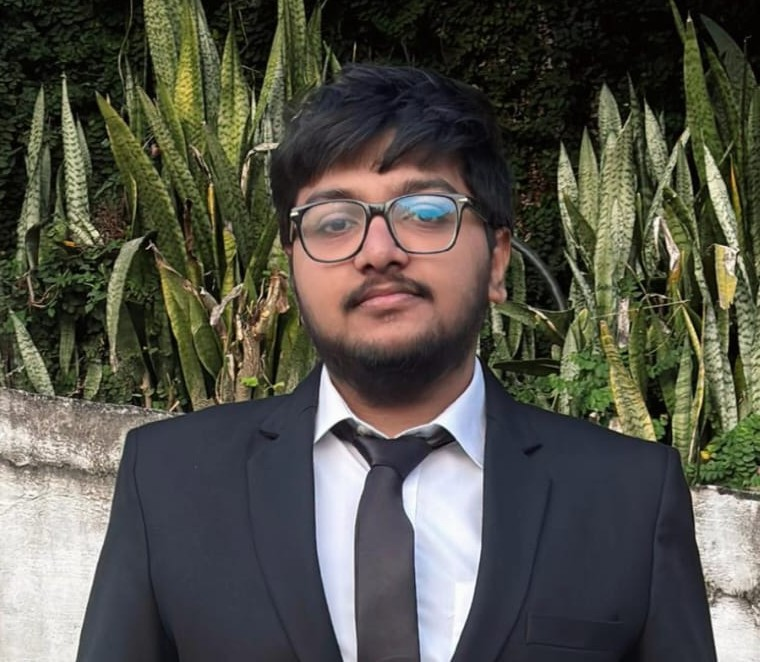
#> input picture all methods/test_image.jpeg, 760 x 662 px
$ python arnoldDwt.py
#> lines starting #> are read from the running program, lines starting #| are printed output that depends on the picture
import numpy as np
import pywt
import cv2
from PIL import Image

def arnold_transform(img, iterations):
    N = img.shape[0]
    scrambled_img = np.copy(img)
    for _ in range(iterations):
        temp_img = np.copy(scrambled_img)
        for x in range(N):
            for y in range(N):
                x_new = (x + y) % N
                y_new = (x + 2 * y) % N
                scrambled_img[x_new, y_new] = temp_img[x, y]
    return scrambled_img

def inverse_arnold_transform(img, iterations):
    N = img.shape[0]
    descrambled_img = np.copy(img)
    for _ in range(iterations):
        temp_img = np.copy(descrambled_img)
        for x in range(N):
            for y in range(N):
                x_new = (2 * x - y) % N
                y_new = (-x + y) % N
                descrambled_img[x_new, y_new] = temp_img[x, y]
    return descrambled_img

def logistic_map(size, key):
    r = 3.99
    x = key
    chaos_seq = np.zeros(size)
    for i in range(size):
        x = r * x * (1 - x)
        chaos_seq[i] = x
    return (chaos_seq * 255).astype(np.uint8)

def encrypt_image(image_path, key, iterations):
#> called with image_path = 'test_image.jpeg', key = 0.618, iterations = 10
    img = cv2.imread(image_path, cv2.IMREAD_GRAYSCALE)
#> img: shape (662, 760); min 0, max 255, mean 82.3
    rows, cols = img.shape
#> rows = 662; cols = 760

    scrambled = arnold_transform(img, iterations)
#> after the loop in arnold_transform, `for _ in range(iterations):`:
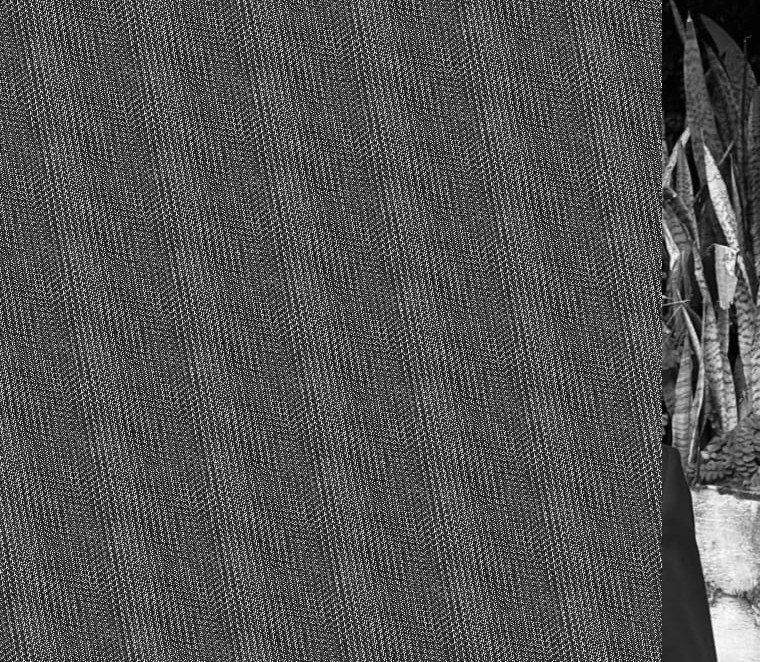
#> scrambled_img: shape (662, 760); min 0, max 255, mean 82.3

    LL, (LH, HL, HH) = pywt.dwt2(scrambled.astype(np.float64), 'db4')
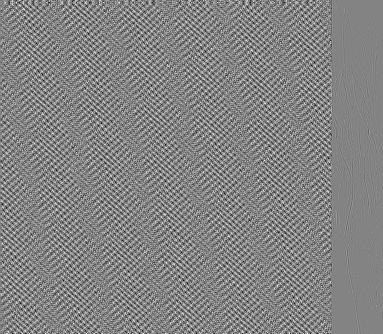
#> HL: shape (334, 383) float64; min -263.2, max 247.1, mean -0.1; drawn with min black and max white
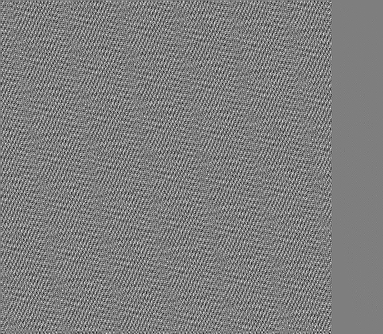
#> HH: shape (334, 383) float64; min -231.2, max 234.5, mean 0; drawn with min black and max white

    chaos_seq = logistic_map(rows * cols, key).reshape(rows, cols)
    LL_encrypted = np.bitwise_xor(LL.astype(np.uint8), chaos_seq[:LL.shape[0], :LL.shape[1]])

    encrypted_img = pywt.idwt2((LL_encrypted.astype(np.float64), (LH, HL, HH)), 'db4')
    encrypted_img = np.clip(encrypted_img, 0, 255).astype(np.uint8)
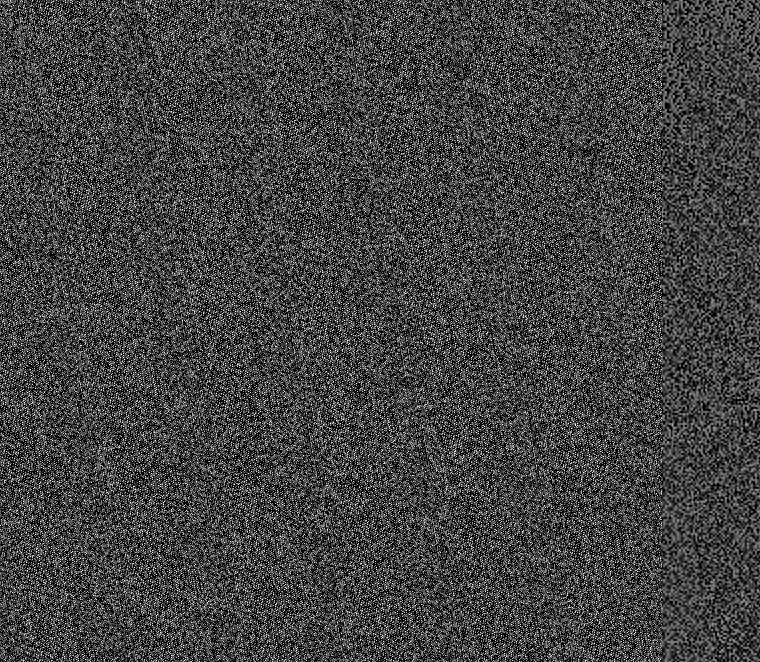
#> encrypted_img: shape (662, 760); min 0, max 255, mean 67

    cv2.imwrite('encrypted_image.png', encrypted_img)
    return encrypted_img

def decrypt_image(encrypted_img, key, iterations):
#> called with encrypted_img = 'encrypted_image.png', key = 0.618, iterations = 10
    if isinstance(encrypted_img, str):
        encrypted_img = cv2.imread(encrypted_img, cv2.IMREAD_GRAYSCALE)

    rows, cols = encrypted_img.shape
#> rows = 662; cols = 760
    LL_encrypted, (LH, HL, HH) = pywt.dwt2(encrypted_img.astype(np.float64), 'db4')
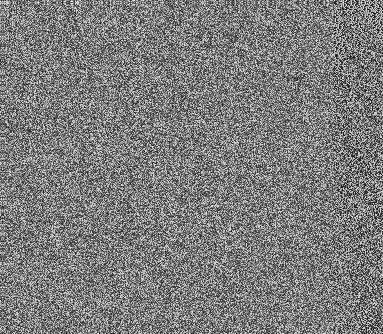
#> LL_encrypted: shape (334, 383) float64; min -18.02, max 291.8, mean 134; drawn with min black and max white

    chaos_seq = logistic_map(rows * cols, key).reshape(rows, cols)
    LL_decrypted = np.bitwise_xor(LL_encrypted.astype(np.uint8), chaos_seq[:LL_encrypted.shape[0], :LL_encrypted.shape[1]])
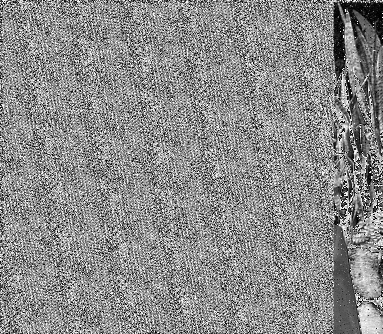
#> LL_decrypted: shape (334, 383); min 0, max 255, mean 138.6

    scrambled = pywt.idwt2((LL_decrypted.astype(np.float64), (LH, HL, HH)), 'db4')
    scrambled = np.clip(scrambled, 0, 255).astype(np.uint8)

    decrypted = inverse_arnold_transform(scrambled, iterations)
#> after the loop in inverse_arnold_transform, `for _ in range(iterations):`:
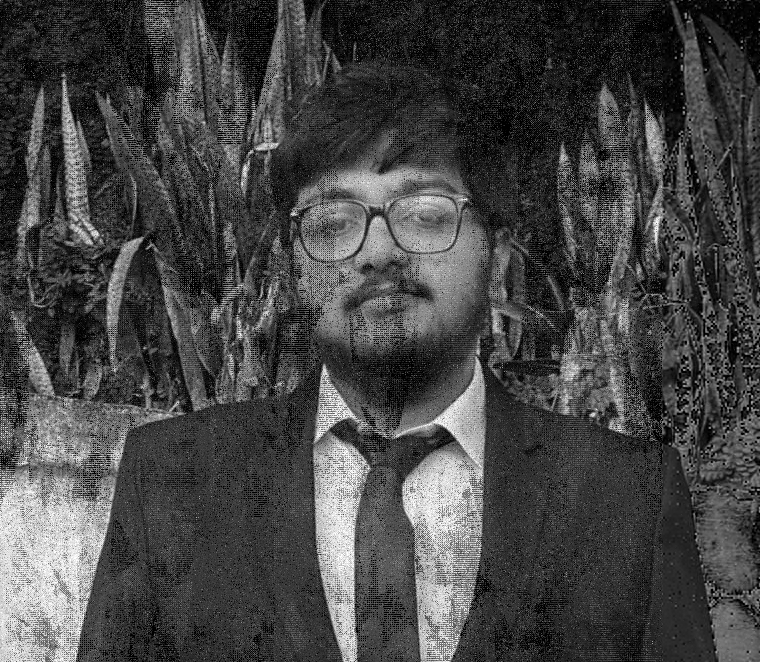
#> descrambled_img: shape (662, 760); min 0, max 255, mean 70.1

    cv2.imwrite('decrypted_image.png', decrypted)
    return decrypted

# ----------- Testing the Encryption-Decryption Process ----------- #
if __name__ == "__main__":
    image_path = 'test_image.jpeg'  # Replace with your image
    key = 0.618
    iterations = 10

    encrypted_img = encrypt_image(image_path, key, iterations)
    cv2.imshow('Encrypted Image', encrypted_img)
    cv2.waitKey(0)

    decrypted_img = decrypt_image('encrypted_image.png', key, iterations)
    cv2.imshow('Decrypted Image', decrypted_img)
    cv2.waitKey(0)
    cv2.destroyAllWindows()
